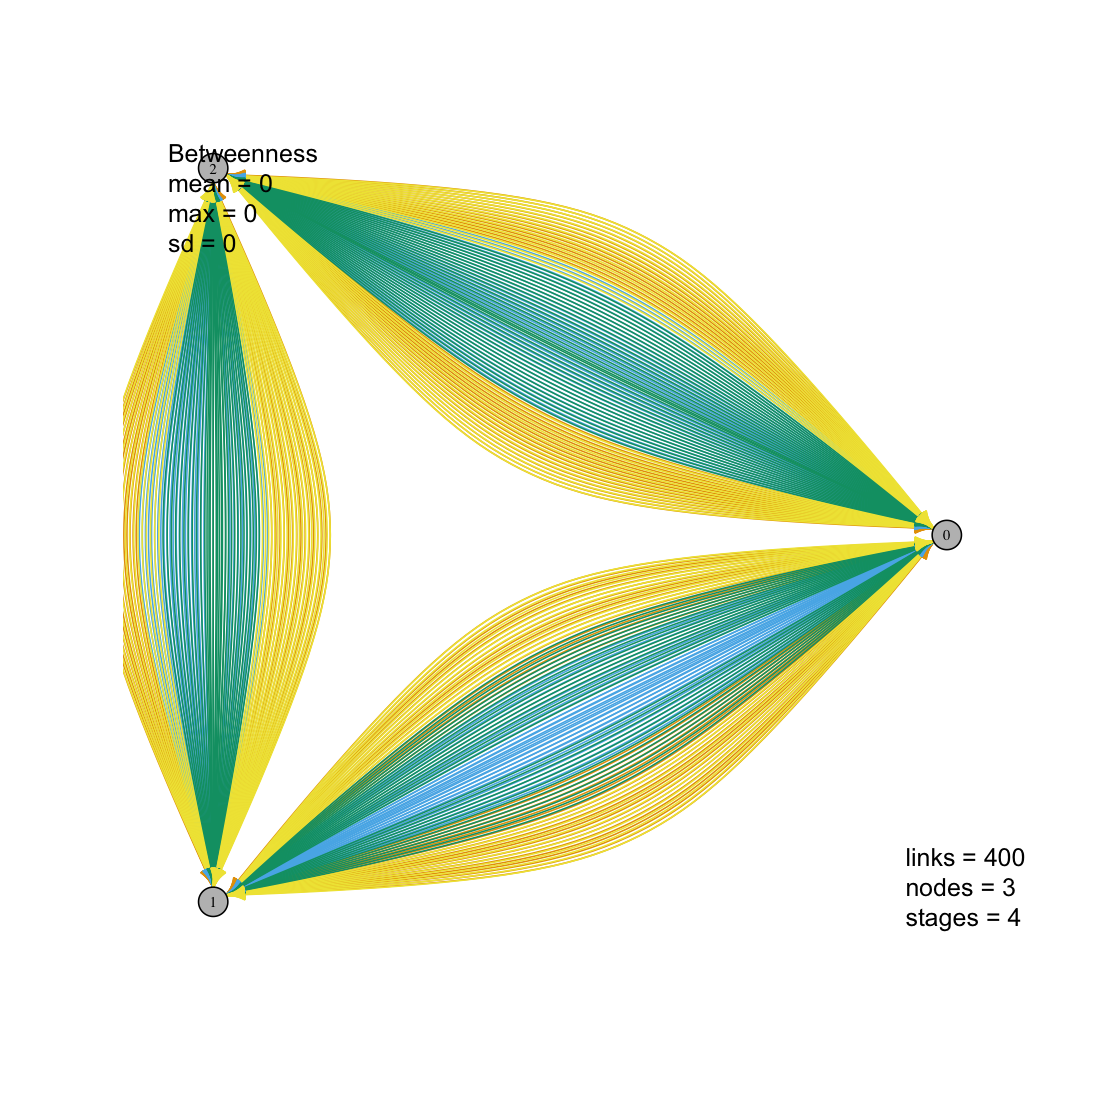

The R source for this figure:
library(igraph)

set.seed(1)

# SET OUTPUT FILE
png('plot.png', width=1100, height=1100, res=150)

# READ
#d <- read.csv(file='./network.csv')
d <- read.csv(file='stdin')

# ORDER
#d <- d[order(d$from),]

# TO GRAPH
g <- graph_from_data_frame(d)

# BASICS
links <- ecount(g)
nodes <- vcount(g)
stages <- length(unique(d$stage))

# LAYOUTS
#layout <- layout_in_circle(g, order=order(degree(g)))
layout <- layout.circle
#layout <- layout.fruchterman.reingold
#layout <- layout_nicely

bet <- betweenness(g, directed=TRUE, weights=NA)
avg_bet <- mean(bet)
max_bet <- max(bet)
dev_bet <- sd(bet)


z <- d$stage
colors <- rev(heat.colors(200))
#colors <- rev(rainbow(200))
#colors <- rev(heat.colors(101))
zcolor <- colors[(z - min(z))/diff(range(z))*100 + 60]
#zcolor <- colors[(z - min(z))/diff(range(z))*100 + 1]


plot(g,
     layout             = layout,
     vertex.size        = 8,
     #main               = "TITLE",
     #edge.color         = zcolor,
     edge.color          = d$stage + 1,
     #edge.color         = (d$stage + 3),
     edge.arrow.size    = 0.6,
     vertex.label.cex   = 0.6,
     vertex.color       = "grey",
     vertex.label.color = "black"
     )

legend('topleft',
       legend = c(
                  paste("Betweenness"),
                  paste("mean =", round(avg_bet, 1)),
                  paste("max =", round(max_bet, 1)),
                  paste("sd =", round(dev_bet, 1))
                  ),
       bty = "n")

legend('bottomright',
       legend = c(
                  paste("links =", links),
                  paste("nodes =", nodes),
                  paste("stages =", stages)
                  ),
       bty = "n")

